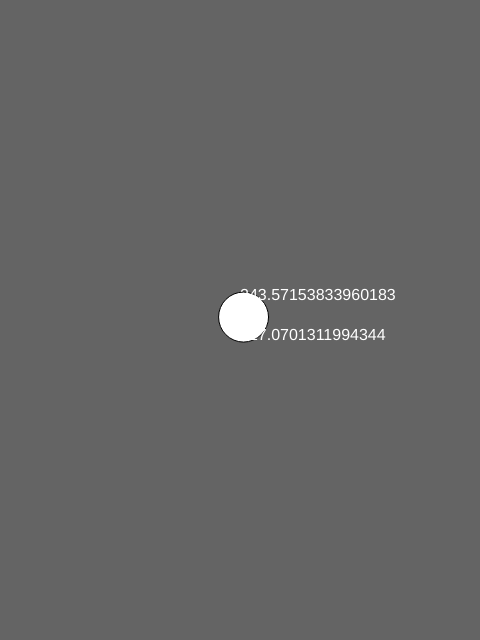
Frame 1 (no input)
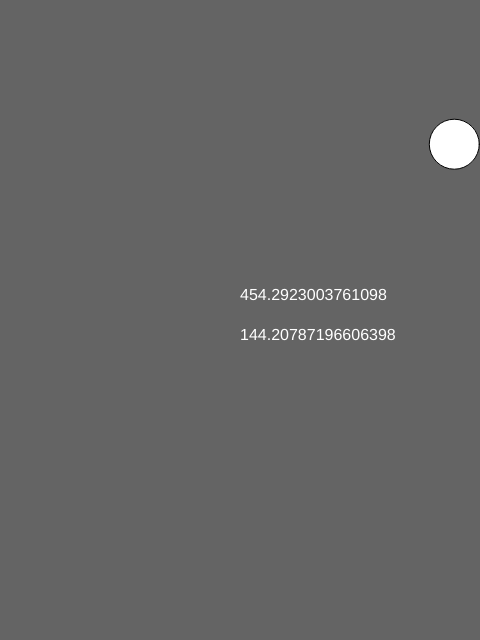
Frame 60 (no input)
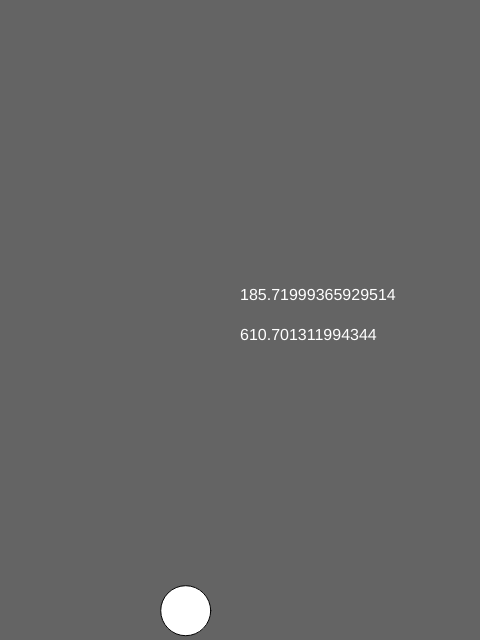
Frame 120 (the mouse pressed at the canvas centre since frame 60)

The p5.js sketch that drew these frames (run headless with seeded random() and noise() and a simulated clock; from frame 60 on, the mouse is pressed at the canvas centre):

// p5.js sketch
// ── sketch.js
let x;
let y;
let speedX;
let speedY;
let b = 255;
function setup() {
  createCanvas(480, 640);
  x = width/2;
  y = height/2;
  speedX = random(5);
  speedY = random(-5, 5);
  textSize(16);
}
function draw() {
  background(100);
  x += speedX;
  y += speedY;
  if (x>width) x = 0;
  if (y>height) y = 0;
  if (x<0) x = width;
  if (y<0) y = height;
  if (x>width) b = random(255);
  fill(b);
  ellipse(x, y, 50, 50);
  fill(255);
  text(x, width/2, height/2-20);
  text(y, width/2, height/2+20);

}
